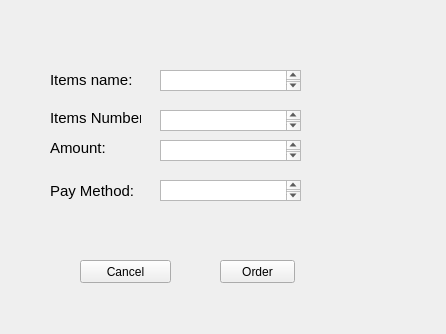
<?xml version="1.0" encoding="UTF-8"?>
<ui version="4.0">
 <class>order</class>
 <widget class="QWidget" name="order">
  <property name="geometry">
   <rect>
    <x>0</x>
    <y>0</y>
    <width>446</width>
    <height>334</height>
   </rect>
  </property>
  <property name="windowTitle">
   <string>Form</string>
  </property>
  <widget class="QTextEdit" name="itName">
   <property name="geometry">
    <rect>
     <x>160</x>
     <y>70</y>
     <width>141</width>
     <height>21</height>
    </rect>
   </property>
  </widget>
  <widget class="QLabel" name="label">
   <property name="geometry">
    <rect>
     <x>50</x>
     <y>70</y>
     <width>101</width>
     <height>20</height>
    </rect>
   </property>
   <property name="font">
    <font>
     <family>Arial</family>
     <pointsize>11</pointsize>
    </font>
   </property>
   <property name="text">
    <string>Items name:</string>
   </property>
  </widget>
  <widget class="QLabel" name="label_2">
   <property name="geometry">
    <rect>
     <x>50</x>
     <y>140</y>
     <width>111</width>
     <height>16</height>
    </rect>
   </property>
   <property name="font">
    <font>
     <family>Arial</family>
     <pointsize>11</pointsize>
    </font>
   </property>
   <property name="text">
    <string>Amount:</string>
   </property>
  </widget>
  <widget class="QTextEdit" name="itAmount">
   <property name="geometry">
    <rect>
     <x>160</x>
     <y>140</y>
     <width>141</width>
     <height>21</height>
    </rect>
   </property>
  </widget>
  <widget class="QLabel" name="label_3">
   <property name="geometry">
    <rect>
     <x>50</x>
     <y>180</y>
     <width>111</width>
     <height>21</height>
    </rect>
   </property>
   <property name="font">
    <font>
     <family>Arial</family>
     <pointsize>11</pointsize>
    </font>
   </property>
   <property name="text">
    <string>Pay Method:</string>
   </property>
  </widget>
  <widget class="QLabel" name="label_4">
   <property name="geometry">
    <rect>
     <x>50</x>
     <y>110</y>
     <width>91</width>
     <height>16</height>
    </rect>
   </property>
   <property name="font">
    <font>
     <family>Arial</family>
     <pointsize>11</pointsize>
    </font>
   </property>
   <property name="text">
    <string>Items Number:</string>
   </property>
  </widget>
  <widget class="QTextEdit" name="itNumber">
   <property name="geometry">
    <rect>
     <x>160</x>
     <y>110</y>
     <width>141</width>
     <height>21</height>
    </rect>
   </property>
  </widget>
  <widget class="QTextEdit" name="itPayMethod">
   <property name="geometry">
    <rect>
     <x>160</x>
     <y>180</y>
     <width>141</width>
     <height>21</height>
    </rect>
   </property>
  </widget>
  <widget class="QPushButton" name="itOrder">
   <property name="geometry">
    <rect>
     <x>220</x>
     <y>260</y>
     <width>75</width>
     <height>23</height>
    </rect>
   </property>
   <property name="text">
    <string>Order</string>
   </property>
  </widget>
  <widget class="QPushButton" name="itCancel">
   <property name="geometry">
    <rect>
     <x>80</x>
     <y>260</y>
     <width>91</width>
     <height>23</height>
    </rect>
   </property>
   <property name="text">
    <string>Cancel</string>
   </property>
  </widget>
 </widget>
 <resources/>
 <connections/>
</ui>
